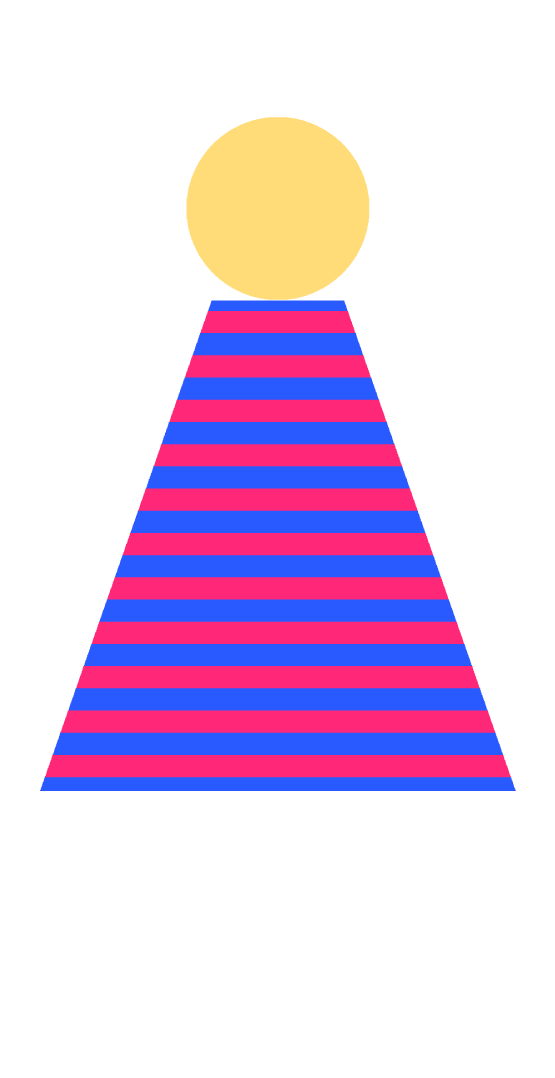
#> input picture Mods/FamSwap/examples/example_bar.png, 2220 x 4312 px (shown at 1/4 size)
$ python -i media.py   (imports and definitions only)
#> lines starting #> are read from the running program, lines starting #| are printed output that depends on the picture; after the words box and inside, x2 and y2 are one past the last pixel; in counts of white or black regions, pixels touching at a corner belong together
#> further down, picture is the input picture: PIL image 2220x4312 RGBA; mean R, G, B, A 47.8, 206.1, 52.1, 74.8
"""Bounded, cross-platform preparation of personal replacement media."""

import io
import math
from pathlib import Path
import re
import warnings

from PIL import Image, ImageChops, ImageOps, UnidentifiedImageError


MAX_PIXELS = 16_000_000
MAX_DIMENSION = 8192
MAX_SOURCE_BYTES = 64 * 1024 * 1024
SUPPORTED_FORMATS = {"PNG", "JPEG", "WEBP", "BMP", "GIF", "TIFF"}


# [12 lines left out: functions _dimensions, _percent, not called in this run]


def _remove_green(image):
    red, green, blue, alpha = image.split()
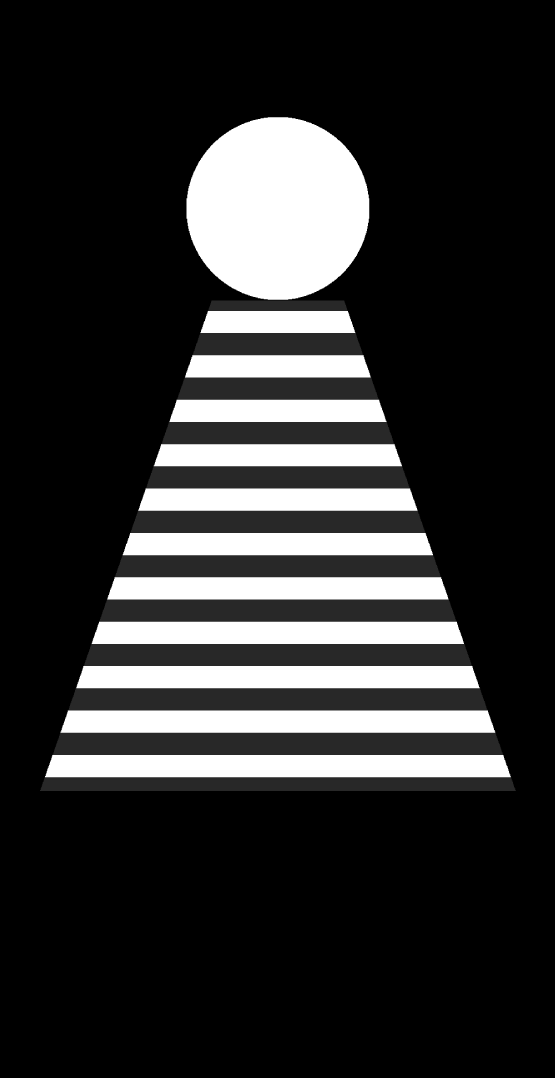
#> red: PIL image 2220x4312 L (shown at 1/4 size); min 0, max 255, mean 47.8
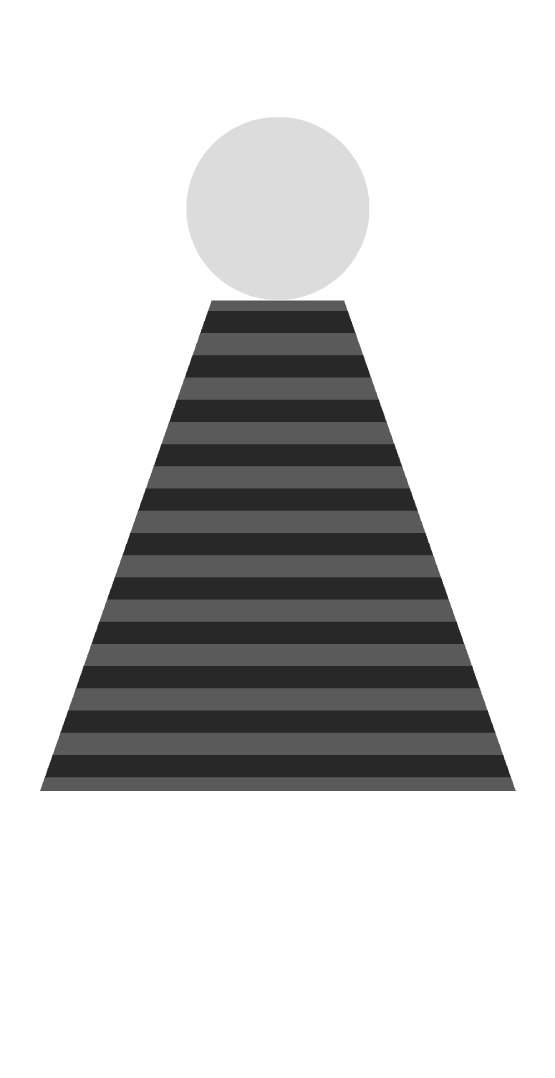
#> green: PIL image 2220x4312 L (shown at 1/4 size); min 40, max 255, mean 206.1
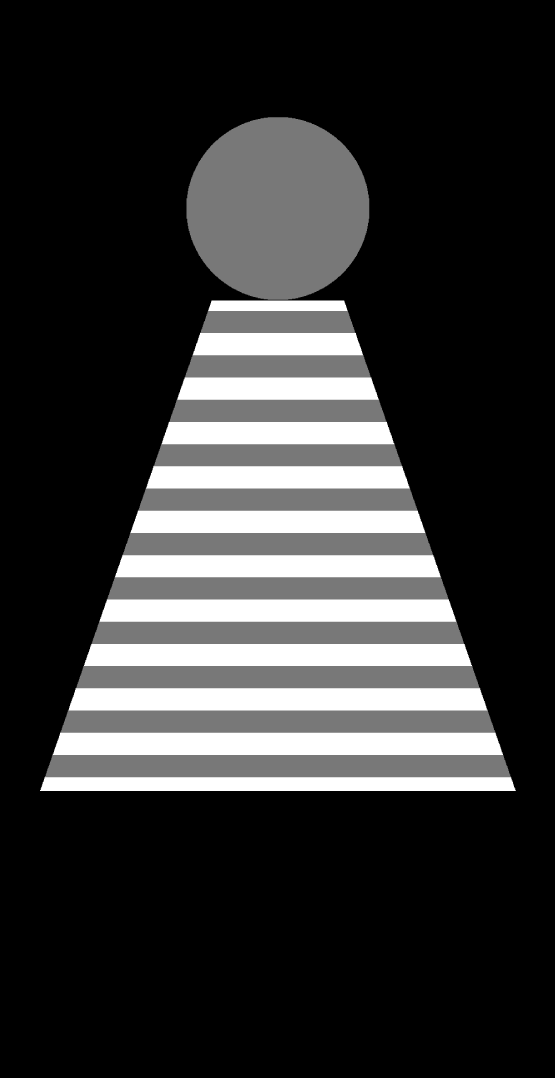
#> blue: PIL image 2220x4312 L (shown at 1/4 size); min 0, max 255, mean 52.1
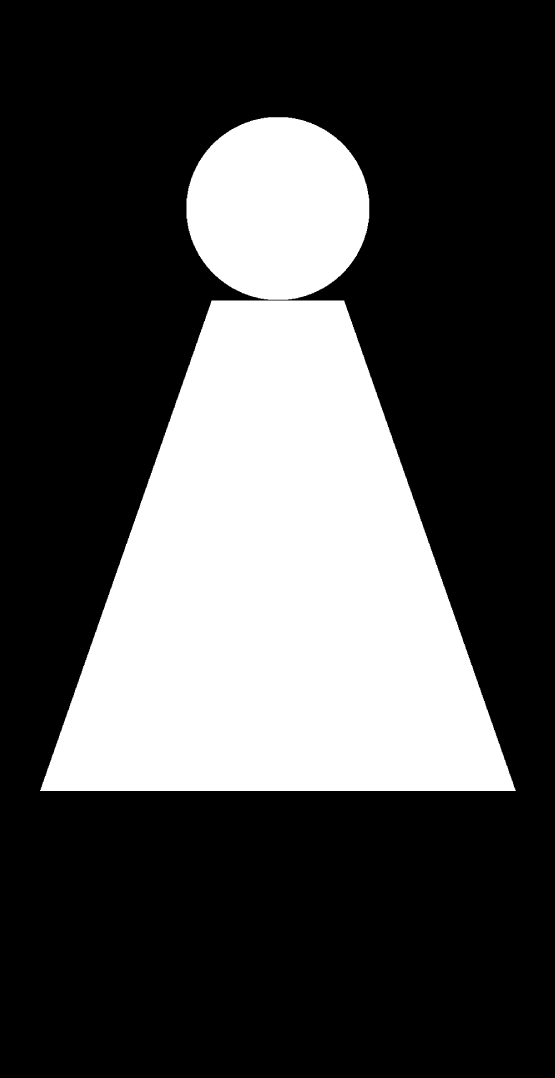
#> alpha: PIL image 2220x4312 L (shown at 1/4 size); 29.3% white; 2 white regions, box (x1, y1, x2, y2) and area: (160, 1202, 2063, 3164) 2386373, (746, 469, 1477, 1199) 421336
    other = ImageChops.lighter(red, blue)
    excess = ImageChops.subtract(green, other)
    strength = excess.point(lambda value: 255 if value <= 40 else max(0, round(255 * (110 - value) / 70)))
    alpha = ImageChops.multiply(alpha, strength)
    green = Image.composite(other, green, excess.point(lambda value: 255 if value > 40 else 0))
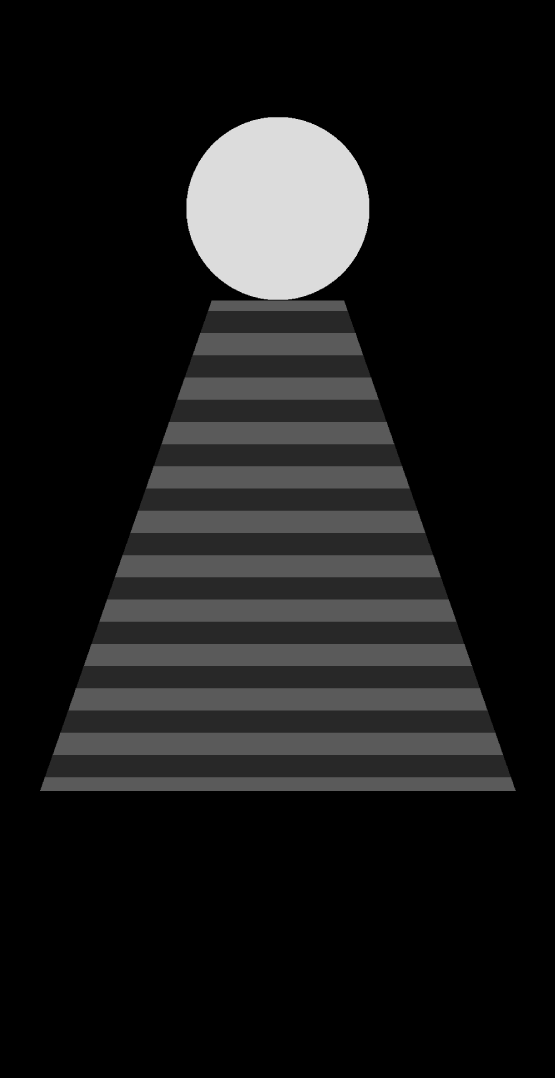
#> green: PIL image 2220x4312 L (shown at 1/4 size); min 0, max 220, mean 25.9
    return Image.merge("RGBA", (red, green, blue, alpha))


# [86 lines left out: functions _harden_alpha, compose_image, video_targets, not called in this run]


CODECS = {"avc1": "H.264", "hev1": "H.265", "hvc1": "H.265"}


# [17 lines left out: function video_formats, not called in this run]

>>> from PIL import Image
>>> picture = Image.open('../Mods/FamSwap/examples/example_bar.png')
>>> result = _remove_green(picture)
